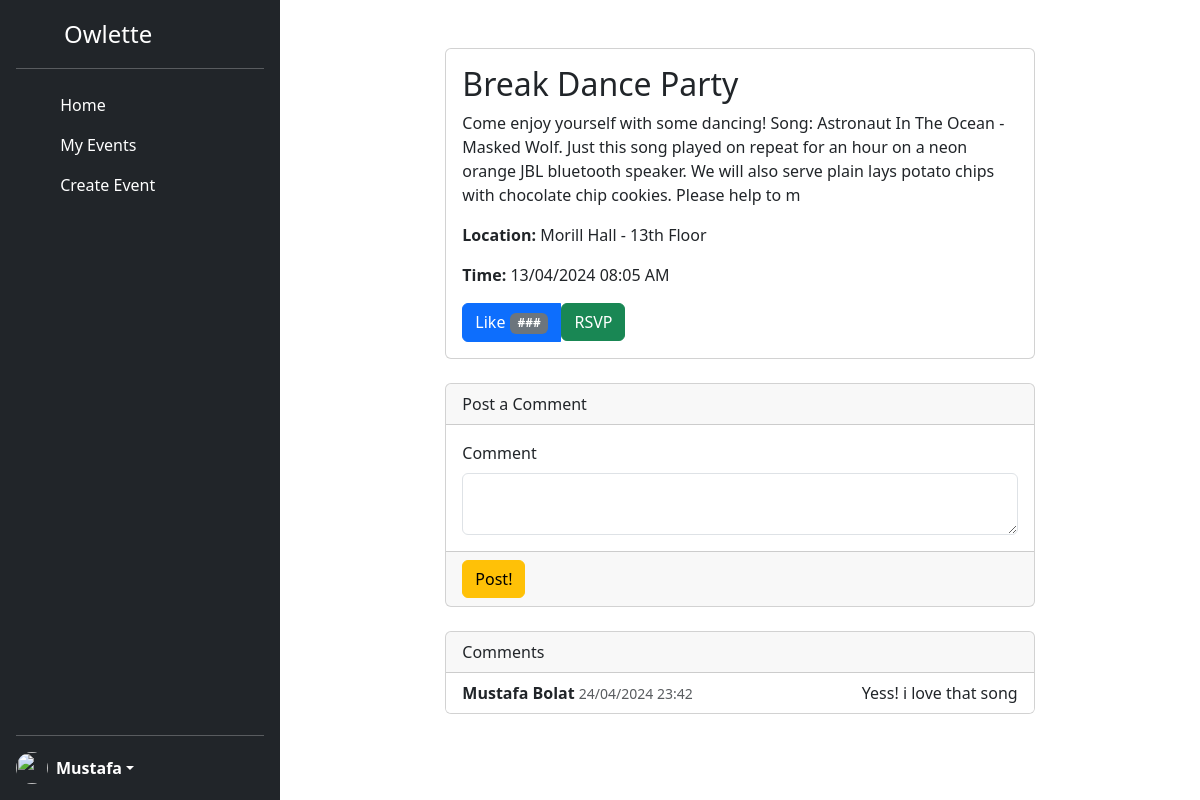
The app's page /eventview/6 (signed in) with its own data.
### models.py (models this page shows, shortened)
class User(db.Model, UserMixin):
    __tablename__ = 'user'
    userid = db.Column(db.Integer,
                   primary_key=True)
    username = db.Column(db.String(40),
                         nullable=False,
                         unique=True)
    email = db.Column(db.String(40),
                      unique=True,
                      nullable=False)
    password = db.Column(db.String(200),
                         unique=False,
                         nullable=False)
    firstname = db.Column(db.String(40),
                         nullable=False)
    lastname = db.Column(db.String(40),
                         nullable=False)
    bio = db.Column(db.String(255),
                         nullable=True)
    created_at = db.Column(db.DateTime,
                           nullable=False,
                           default=datetime.now(pytz.timezone('US/Eastern')))
    ismod = db.Column(db.Boolean,
                           default=False)
    posts = db.relationship('Event', backref='author', lazy='dynamic')

class Event(db.Model):
    __tablename__ = 'event'
    eventID = db.Column(db.Integer, primary_key=True)
    userID = db.Column(db.Integer, db.ForeignKey('user.userid'))
    title = db.Column(db.String(80))
    status = db.Column(db.String(80), default='active')
    description = db.Column(db.String(389))
    eventTime = db.Column(db.DateTime)
    location = db.Column(db.String(80))
    flairone_id = db.Column(db.Integer, db.ForeignKey('flair.flairID'))
    flairtwo_id = db.Column(db.Integer, db.ForeignKey('flair.flairID'))
    flarirthree_id = db.Column(db.Integer, db.ForeignKey('flair.flairID'))
    flairone = db.relationship('Flair', foreign_keys=[flairone_id])
    flairtwo = db.relationship('Flair', foreign_keys=[flairtwo_id])
    flarirthree = db.relationship('Flair', foreign_keys=[flarirthree_id])
    comments = db.relationship('Comment', backref='comments', lazy='dynamic')

class Comment(db.Model):
     __tablename__ = 'comment'
     commentID = db.Column(db.Integer, primary_key=True)
     userID = db.Column(db.Integer, db.ForeignKey('user.userid'))
     eventID = db.Column(db.Integer, db.ForeignKey('event.eventID'))
     message = db.Column(db.String(255))
     timestamp = db.Column(db.DateTime, default=datetime.now(pytz.timezone('US/Eastern')))
     author = db.Relationship('User', backref='author', lazy='joined')

### app.py (the view, shortened to what this page needs)
@app.route('/eventview/<int:eventID>', methods=['GET','POST'])
@login_required
def eventdetailview(eventID):
    form = commentForm(request.form)
    singleEvent = Event.query.get(eventID)
    flairName = singleEvent.flairone.name if singleEvent.flairone else "None"  # Retrieve the flairs for the event
    user_has_rsvped = RSVP.query.filter_by(userID=current_user.userid, eventID=eventID).first() is not None
    return render_template("eventdetailview.html", singleEvent=singleEvent, flairName=flairName,
                user_has_rsvped=user_has_rsvped, form=form)

### forms.py
class commentForm(FlaskForm):
    message = TextAreaField('Comment', validators=[DataRequired(), Length(max=255)])
    submit = SubmitField(label='Post!')

### app.py (called while the page is built)
@login_manager.user_loader
def load_user(userid):
    return User.query.get(int(userid))

### templates/eventdetailview.html (shortened to what this page needs)
{% extends "base.html" %}
{% block content %}
<div class="container">
    <div class="row">
      <div class="col-md-8 mx-auto mt-5">
        <div class="card">
          <div class="card-body">
            <h2 class="card-title">{{singleEvent.title}}</h2>
            <p class="card-text">{{singleEvent.description}}</p>
            <p class="card-text"><strong>Location:</strong> {{singleEvent.location}}</p>
            <p class="card-text"><strong>Time:</strong> {{singleEvent.eventTime.strftime(' %d/%m/%Y %I:%M %p')}}</p>
            <div class="btn-group" role="group" aria-label="Event Actions">
              <button type="button" class="btn btn-primary">
                Like <span class="badge text-bg-secondary">###</span>
              </button>
              <form action="{{ url_for('rsvp_to_event', event_id=singleEvent.eventID) }}" method="post">
                {% if user_has_rsvped %}
                <button type="submit" class="btn btn-danger">
                    <i class="fas fa-times"></i> Cancel RSVP
                </button>
                {% else %}
                <button type="submit" class="btn btn-success">
                     RSVP
                </button>
                {% endif %}
              </form>
            </div>
          </div>
        </div>
        <div class="card mt-4">
          <div class="card-header">
              <div class="col-auto me-auto">Post a Comment</div>
          </div>
          <div class='card-body'>
              <form method="POST">
                {{ form.message.label(class="form-label") }}
                {{ form.message(class="form-control")  }}
          </div>
          <div class='card-footer'>
            {{ form.submit(class="btn btn-warning") }}
          </div>
        </div>
        <div class="card mt-4">
          <div class="card-header">
            Comments
          </div>
          <ul class="list-group list-group-flush">
            {% for comment in singleEvent.comments%}
            <li class="list-group-item">
              <div class="d-flex justify-content-between">
                <div>
                  <strong>{{comment.author.firstname}} {{comment.author.lastname}}</strong>
                  <small class="text-muted">{{ comment.timestamp.strftime(' %d/%m/%Y %H:%M ') }}</small>
                </div>
                <div>
                  <span>{{comment.message}}</span>
                </div>
              </div>
            </li>
            {% endfor %}
          </ul>
        </div>
      </div>
    </div>
  </div>
{% endblock %}

### templates/base.html (shortened to what this page needs)
<!DOCTYPE html>
<lang="en">
<head>
    <link rel="stylesheet" href="{{ url_for('static', filename='style.css') }}">
    <link href="https://cdn.jsdelivr.net/npm/bootstrap@5.3.3/dist/css/bootstrap.min.css" rel="stylesheet">
    <link href="https://cdn.jsdelivr.net/npm/bootstrap@5.3.3/dist/css/bootstrap.min.css" rel="stylesheet">
</head>
<body>
<div class="d-flex flex-row" style="">
  <div class="d-flex flex-column flex-shrink-0 p-3 text-white bg-dark" style="width: 280px; height: 100vh">
      <a href="/" class="d-flex align-items-center mb-3 mb-md-0 me-md-auto text-white text-decoration-none">
        <svg class="bi me-2" width="40" height="32"><use xlink:href="LOGO"/></svg>
        <span class="fs-4">Owlette</span>
      </a>
      <hr>
      <ul class="nav nav-pills flex-column mb-auto">
        <li class="nav-item">
          <a href="/home" class="nav-link text-white {{ 'active' if request.path == '/home' else '' }}"
          aria-current="page">
            <svg class="bi me-2" width="16" height="16"><use xlink:href="#home"/></svg>
            Home
          </a>
        </li>
       <li>
          <a href="/myevents" class="nav-link text-white {{ 'active' if request.path == '/myevents' else '' }}"
          aria-current="page">
            <svg class="bi me-2" width="16" height="16"><use xlink:href="#speedometer2"/></svg>
            My Events
          </a>
        </li>
        <li>
          <a href="/create-event" class="nav-link text-white {{ 'active' if request.path == '/create-event' else '' }}"
          aria-current="page">
            <svg class="bi me-2" width="16" height="16"><use xlink:href="#table"/></svg>
            Create Event
          </a>
        </li>
      </ul>
      <hr>
      <div class="dropdown">
        <a href="#" class="d-flex align-items-center text-white text-decoration-none dropdown-toggle" role="button" id="dropdownUser1" data-bs-toggle="dropdown" aria-haspopup="true" aria-expanded="false">
          <img src="https://github.com/mdo.png" alt="" width="32" height="32" class="rounded-circle me-2">
          {% if current_user.is_authenticated %}
            <strong>
                {{ current_user.firstname }}
            </strong>
          {% else %}
            <strong>
                User
            </strong>
          {% endif %}
        </a>
      </div>
  </div>
  {% block content %}
  {% endblock %}
</div>
</body>
</html>

### records on screen
User: firstname "Mustafa"
Event: title "Break Dance Party", description "Come enjoy yourself with some dancing! Song: Astronaut In The Ocean - Masked Wolf. Just this song played on repeat for an hour on a neon orange JBL bluetooth speaker. We will also serve plain lays potato chips with chocolate chip cookies. Please help to m", location "Morill Hall - 13th Floor", eventTime "13/04/2024 08:05 AM"
Comment: author.firstname "Mustafa", author.lastname "Bolat", timestamp "24/04/2024 23:42", message "Yess! i love that song"
